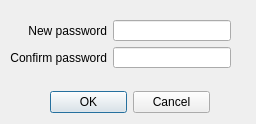
<?xml version="1.0" encoding="UTF-8"?>
<ui version="4.0">
 <class>NewPassword</class>
 <widget class="QDialog" name="NewPassword">
  <property name="geometry">
   <rect>
    <x>0</x>
    <y>0</y>
    <width>256</width>
    <height>124</height>
   </rect>
  </property>
  <property name="windowTitle">
   <string>Enter new password</string>
  </property>
  <widget class="QDialogButtonBox" name="buttonBox">
   <property name="geometry">
    <rect>
     <x>50</x>
     <y>90</y>
     <width>160</width>
     <height>25</height>
    </rect>
   </property>
   <property name="orientation">
    <enum>Qt::Horizontal</enum>
   </property>
   <property name="standardButtons">
    <set>QDialogButtonBox::Cancel|QDialogButtonBox::Ok</set>
   </property>
   <property name="centerButtons">
    <bool>true</bool>
   </property>
  </widget>
  <widget class="QWidget" name="layoutWidget">
   <property name="geometry">
    <rect>
     <x>10</x>
     <y>20</y>
     <width>221</width>
     <height>48</height>
    </rect>
   </property>
   <layout class="QGridLayout" name="gridLayout">
    <item row="0" column="0">
     <widget class="QLabel" name="label">
      <property name="text">
       <string>New password</string>
      </property>
      <property name="alignment">
       <set>Qt::AlignRight|Qt::AlignTrailing|Qt::AlignVCenter</set>
      </property>
     </widget>
    </item>
    <item row="0" column="1">
     <widget class="QLineEdit" name="PassEdit1">
      <property name="text">
       <string/>
      </property>
      <property name="echoMode">
       <enum>QLineEdit::Password</enum>
      </property>
     </widget>
    </item>
    <item row="1" column="0">
     <widget class="QLabel" name="label_2">
      <property name="text">
       <string>Confirm password</string>
      </property>
      <property name="alignment">
       <set>Qt::AlignRight|Qt::AlignTrailing|Qt::AlignVCenter</set>
      </property>
     </widget>
    </item>
    <item row="1" column="1">
     <widget class="QLineEdit" name="PassEdit2">
      <property name="text">
       <string/>
      </property>
      <property name="echoMode">
       <enum>QLineEdit::Password</enum>
      </property>
     </widget>
    </item>
   </layout>
  </widget>
 </widget>
 <tabstops>
  <tabstop>PassEdit1</tabstop>
  <tabstop>PassEdit2</tabstop>
  <tabstop>buttonBox</tabstop>
 </tabstops>
 <resources/>
 <connections>
  <connection>
   <sender>buttonBox</sender>
   <signal>accepted()</signal>
   <receiver>NewPassword</receiver>
   <slot>accept()</slot>
   <hints>
    <hint type="sourcelabel">
     <x>248</x>
     <y>254</y>
    </hint>
    <hint type="destinationlabel">
     <x>157</x>
     <y>274</y>
    </hint>
   </hints>
  </connection>
  <connection>
   <sender>buttonBox</sender>
   <signal>rejected()</signal>
   <receiver>NewPassword</receiver>
   <slot>reject()</slot>
   <hints>
    <hint type="sourcelabel">
     <x>316</x>
     <y>260</y>
    </hint>
    <hint type="destinationlabel">
     <x>286</x>
     <y>274</y>
    </hint>
   </hints>
  </connection>
 </connections>
</ui>
